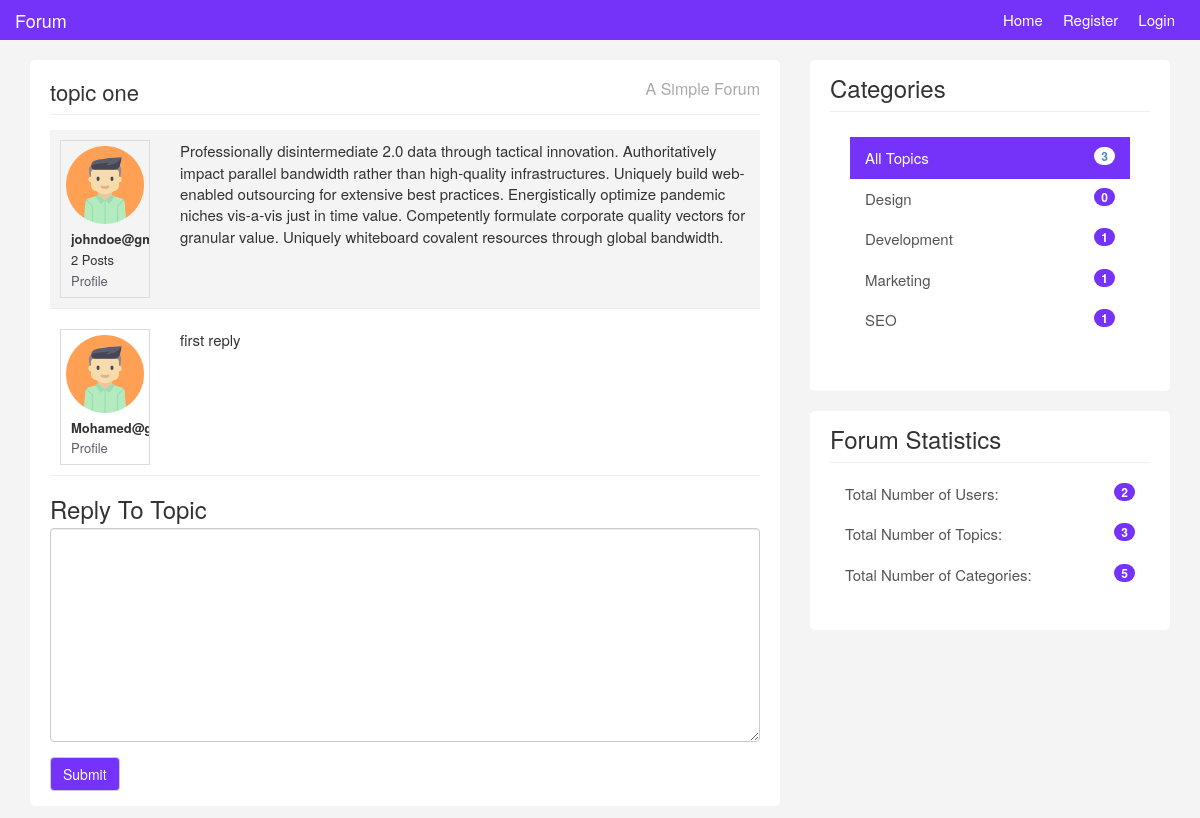
/topics/topic.php?id=3, run on an earlier commit of the app's database.
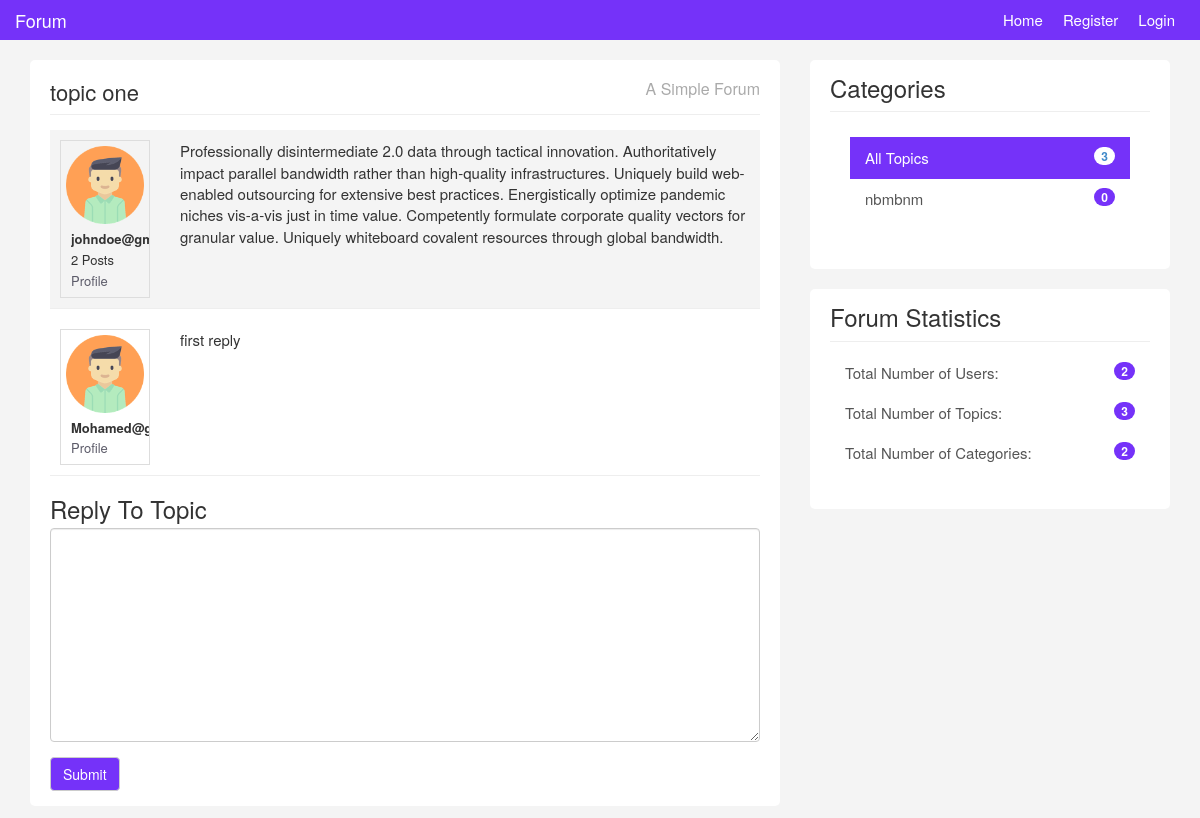
And on a later commit of the database.
### tables this page shows
CREATE TABLE `replies` (
  `id` int(5) NOT NULL,
  `reply` varchar(200) NOT NULL,
  `user_id` int(5) NOT NULL,
  `user_image` varchar(200) NOT NULL,
  `topic_id` int(5) NOT NULL,
  `user_name` varchar(200) NOT NULL,
  `created_at` timestamp NOT NULL DEFAULT current_timestamp()
);

CREATE TABLE `categories` (
  `id` int(5) NOT NULL,
  `name` varchar(200) NOT NULL,
  `created_at` date NOT NULL DEFAULT current_timestamp()
);

### topics/topic.php (the view, shortened to what this page needs)
<?php require "../includes/header.php"; ?>
<?php require "../config/config.php"; ?>
<?php
	if(isset($_GET['id'])) {
		$id = $_GET['id'];
		$topic = $conn->query("SELECT * FROM topics WHERE id='$id'");
		$topic->execute();
		$singleTopic = $topic->fetch(PDO::FETCH_OBJ);
		$topicCount = $conn->query("SELECT COUNT(*) AS count_topics FROM topics WHERE user_name='$singleTopic->user_name'");
		$topicCount->execute();
		$count = $topicCount->fetch(PDO::FETCH_OBJ);
		$reply = $conn->query("SELECT * FROM  replies WHERE topic_id='$id'");
		$reply->execute();
		$allReplies = $reply->fetchAll(PDO::FETCH_OBJ);
	} else {
		header("location: ".APPURL."/404.php");
	}
?>
    <div class="container">
		<div class="row">
			<div class="col-md-8">
				<div class="main-col">
					<div class="block">
						<h1 class="pull-left"><?php echo $singleTopic->title; ?></h1>
						<h4 class="pull-right">A Simple Forum</h4>
						<div class="clearfix"></div>
						<hr>
						<ul id="topics">
					<li id="main-topic" class="topic topic">
						<div class="row">
							<div class="col-md-2">
								<div class="user-info">
									<img class="avatar pull-left" src="../img/<?php echo $singleTopic->user_image; ?>" />
									<ul>
										<li><strong><?php echo $singleTopic->user_name; ?></strong></li>
										<li><?php echo $count->count_topics; ?> Posts</li>
										<li><a href="<?php echo APPURL; ?>/users/profile.php?name=<?php echo $singleTopic->user_name; ?>">Profile</a>
									</ul>
								</div>
							</div>
							<div class="col-md-10">
								<div class="topic-content pull-right">
									<p><?php echo $singleTopic->body; ?></p>
								</div>
							</div>
						</div>
					</li>
					<?php foreach($allReplies as $reply) : ?>
						<li class="topic topic">
							<div class="row">
								<div class="col-md-2">
									<div class="user-info">
										<img class="avatar pull-left" src="../img/<?php echo $reply->user_image; ?>" />
										<ul>
											<li><strong><?php echo $reply->user_name; ?></strong></li>
											<li><a href="profile.php">Profile</a>
										</ul>
									</div>
								</div>
								<div class="col-md-10">
									<div class="topic-content pull-right">
										<p><?php echo $reply->reply; ?></p>
									</div>
								</div>
							</div>
						</li>
					<?php endforeach; ?>
				</ul>
				<h3>Reply To Topic</h3>
				<form role="form" method="POST" action="topic.php?id=<?php echo $id; ?>">
  					<div class="form-group">
						<textarea id="reply" rows="10" cols="80" class="form-control" name="reply"></textarea>
  					</div>
 					 <button type="submit" name="submit" class="color btn btn-default">Submit</button>
				</form>
					</div>
				</div>
			</div>
<?php require "../includes/footer.php"; ?>

### includes/footer.php (shortened to what this page needs)
<?php
	$topics = $conn->query("SELECT COUNT(*) AS all_topics FROM topics");
	$topics->execute();
	$allTopics = $topics->fetch(PDO::FETCH_OBJ);
	$categpories = $conn->query("SELECT categories.id AS id, categories.name AS name,
	COUNT(topics.category) AS count_category FROM categories LEFT JOIN topics ON
	categories.name = topics.category GROUP BY(topics.category)");
	$categpories->execute();
	$allCategories = $categpories->fetchAll(PDO::FETCH_OBJ);
	$users = $conn->query("SELECT COUNT(*) AS count_users FROM users");
	$users->execute();
	$allUsers = $users->fetch(PDO::FETCH_OBJ);
	$topics = $conn->query("SELECT COUNT(*) AS count_topics FROM topics");
	$topics->execute();
	$allTopics_count = $topics->fetch(PDO::FETCH_OBJ);
	$categories_count = $conn->query("SELECT COUNT(*) AS categories_count FROM categories");
	$categories_count->execute();
	$allCategories_count = $categories_count->fetch(PDO::FETCH_OBJ);
?>
<div class="col-md-4">
				<div class="sidebar">
					<div class="block">
					<h3>Categories</h3>
					<div class="list-group block ">
						<a href="#" class="list-group-item active">All Topics <span class="badge pull-right"><?php echo $allTopics->all_topics; ?></span></a>
						<?php foreach($allCategories as $category) : ?>
							<a href="<?php echo APPURL; ?>/categories/show.php?name=<?php echo $category->name; ?>" class="list-group-item"><?php echo $category->name; ?><span class="color badge pull-right"><?php echo $category->count_category; ?></span></a>
						<?php endforeach; ?>
					</div>
					</div>
					<div class="block" style="margin-top: 20px;">
						<h3 class="margin-top: 40px">Forum Statistics</h3>
						<div class="list-group">
							<a href="#" class="list-group-item">Total Number of Users:<span class="color badge pull-right"><?php echo $allUsers->count_users; ?></span></a>
							<a href="#" class="list-group-item">Total Number of Topics:<span class="color badge pull-right"><?php echo $allTopics_count->count_topics; ?></span></a>
							<a href="#" class="list-group-item">Total Number of Categories: <span class="color badge pull-right"><?php echo $allCategories_count->categories_count; ?></span></a>
						</div>
				    </div>
			    </div>
				</div>
			</div>
		</div>
  </body>
</html>

What changed in the data, as far as the page shows it:
removed categories: name "Design", count_category "0"
no longer on this page (row edited): categories: name "Development", count_category "1"
removed categories: name "Marketing", count_category "1"
removed categories: name "SEO", count_category "1"
added categories: name "nbmbnm", count_category "0"
Also different on the page:
$allCategories_count->categories_count: "5" → "2"
